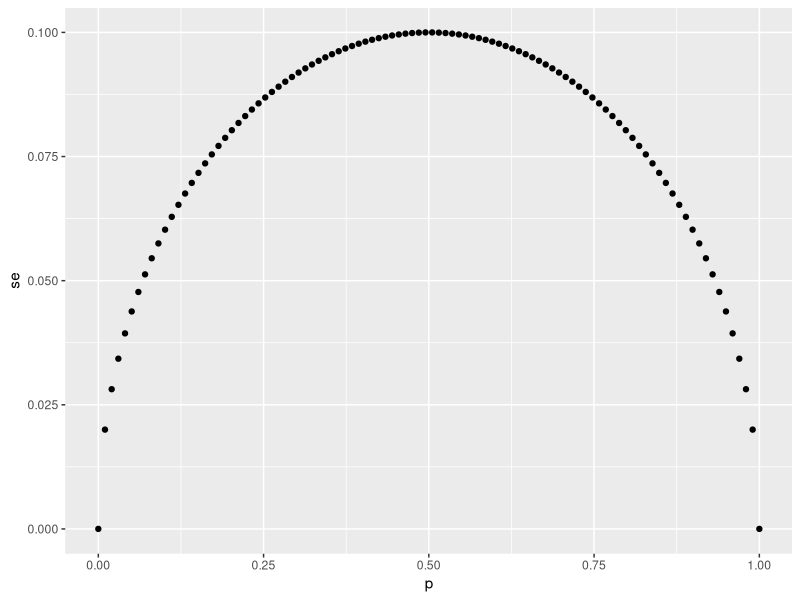
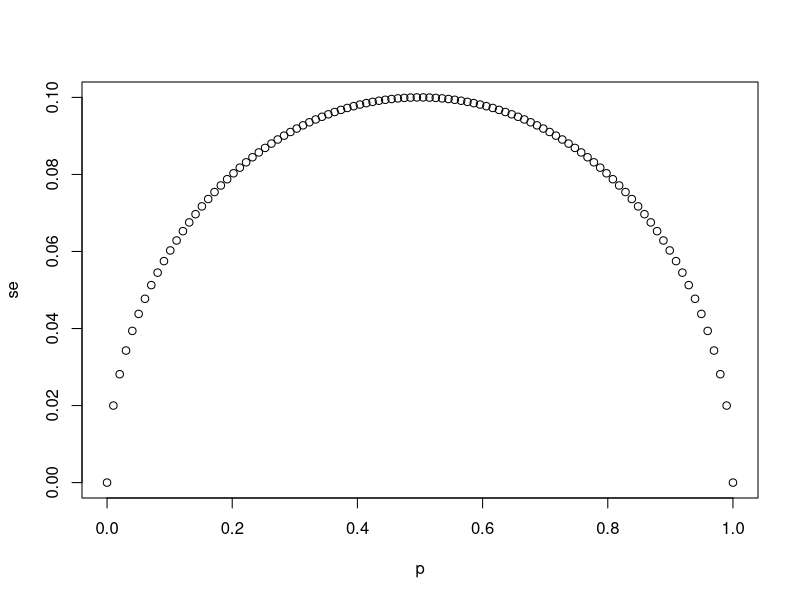
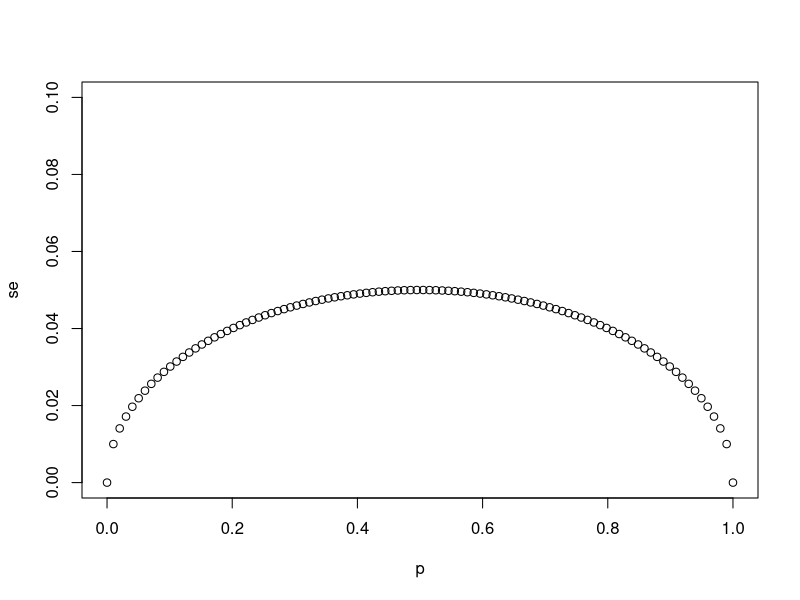
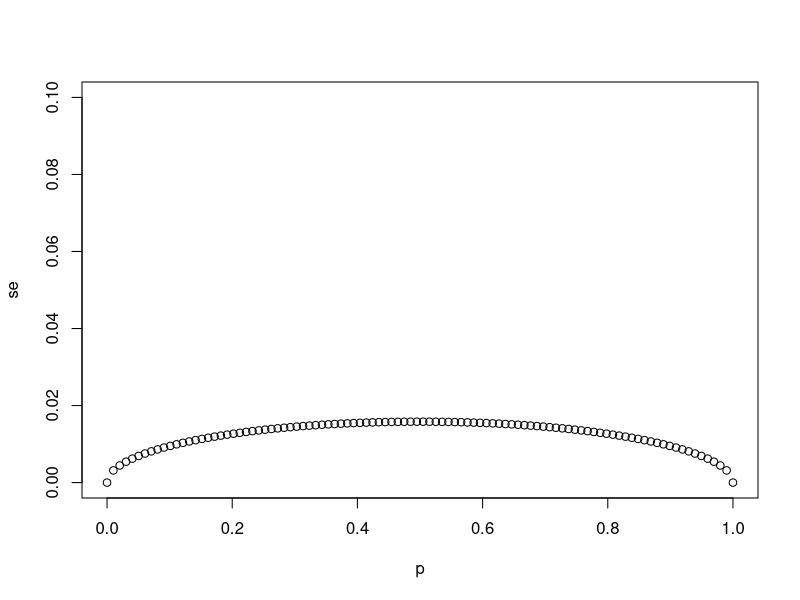
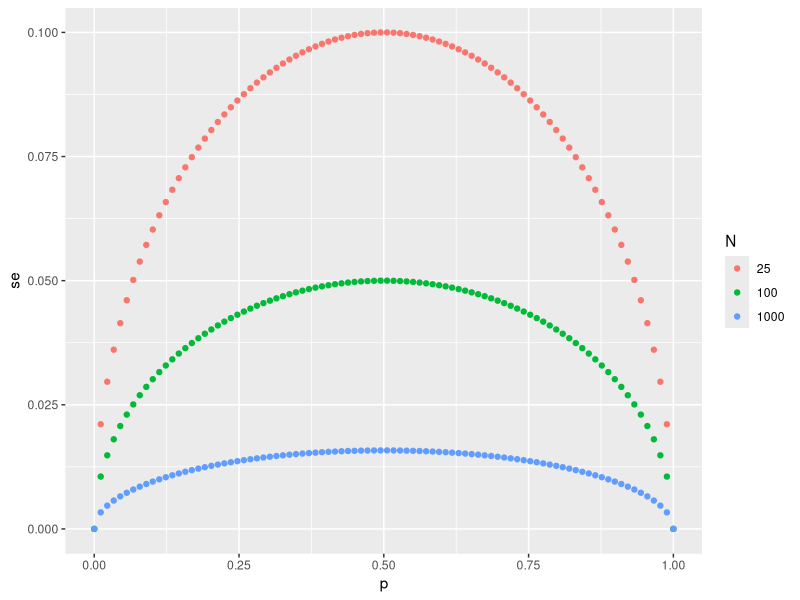

These figures' R source, in order:
## ---- chunk 1
library(tidyverse)
N <- 25
p<-seq(0,1,length=100)
se<-sqrt(p*(1-p)/N)
qplot(p,se)
## ---- chunk 2
vN<-c(25,100,1000)
p<-seq(0,1,length=100)
for(N in vN){
se<-sqrt(p*(1-p)/N)
plot(p,se,ylim = c(0,0.5/sqrt(25)))
}
## ---- chunk 3
library(tidyverse)
N25<-replicate(90,25)
N1000<-replicate(90,1000)
N100<-replicate(90,100)
N<-c(N25,N100,N1000)
p<-seq(0,1,length=90)
se<-sqrt(p*(1-p)/N)
df <- data.frame(p,se,N) %>% mutate(N=as.factor(N))
df %>% ggplot(aes(p,se,color=N)) + geom_point()
## ---- chunk 4
N<-25
p<-0.45
Ed<-2*p-1
SEd<-2*sqrt(p*(1-p)/N)
Ed
SEd
